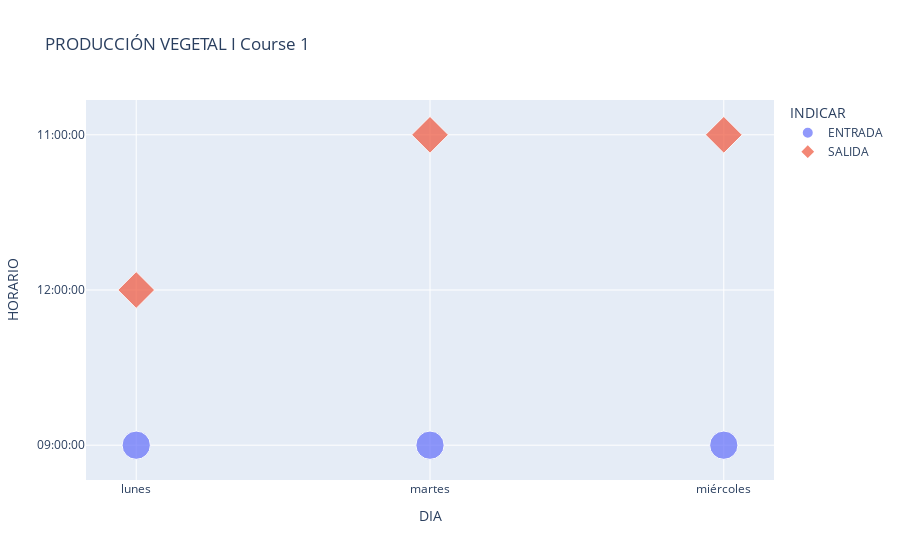
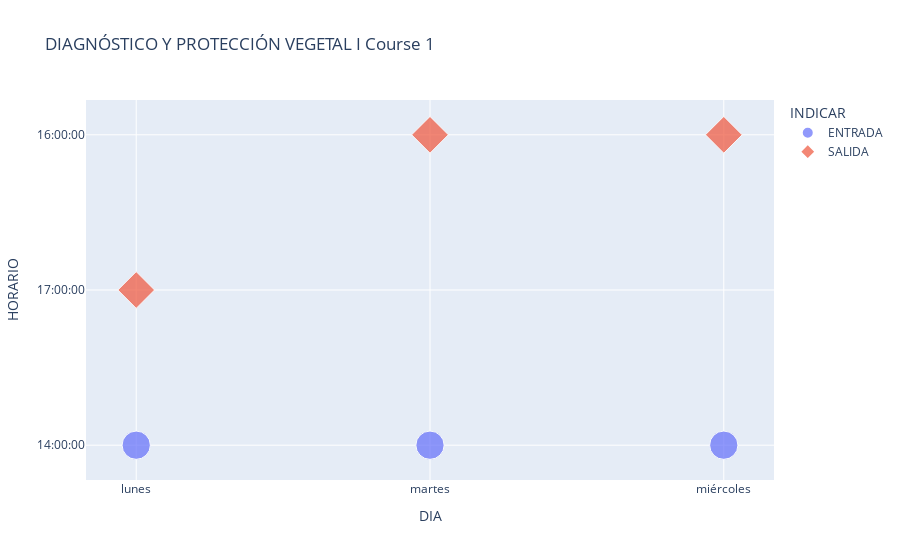
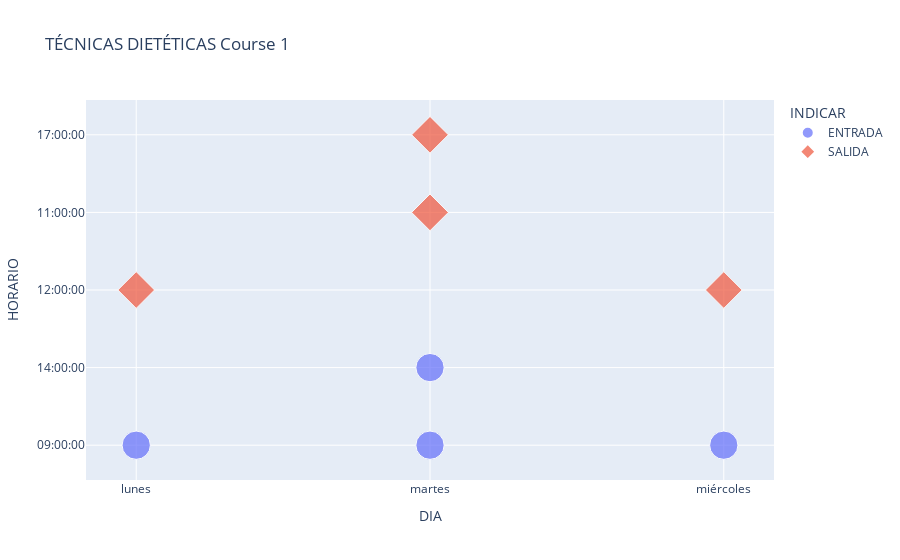
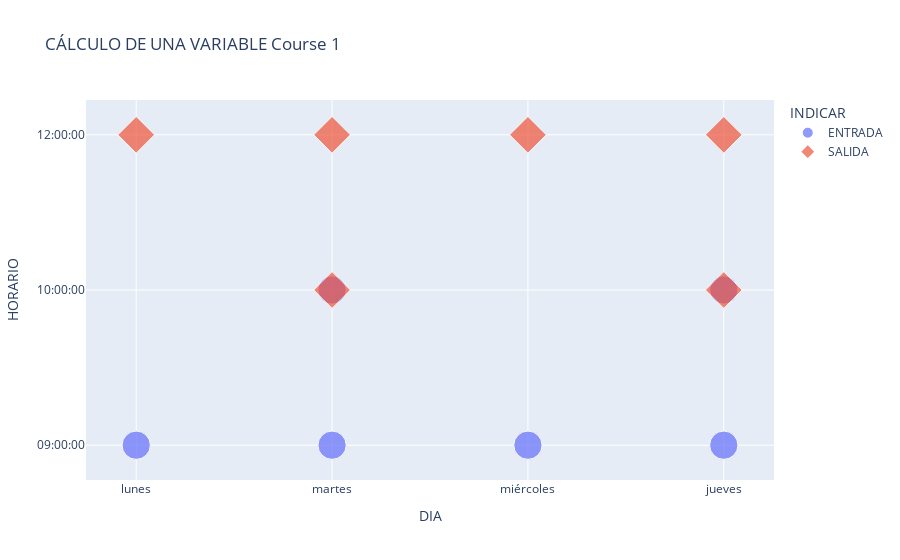

Notebook code for these charts, in order:
### Code cell
import plotly.express as px
materias = list(df_H_p.NOMBRE.unique())
for mate in materias:
    df = df_Horario[df_Horario.NOMBRE == mate]
    l_course = df.COURSE.unique()
    if 1 in l_course:
        df1 = df[df['COURSE']==1]
        fig = px.scatter(df1, x="DIA", y="HORARIO",color='INDICAR',symbol='INDICAR',size='size',hover_data=['PARALELO','CLASE'],title=f'{mate} Course 1')
        fig.show()
    if 2 in l_course:
        df2 = df[df['COURSE']==2]
        fig = px.scatter(df2, x="DIA", y="HORARIO",color='INDICAR',symbol='INDICAR',size='size',hover_data=['PARALELO','CLASE'] ,title=f'{mate} Course 2')
        fig.show()
    if 3 in l_course:
        df3 = df[df['COURSE']==3]
        fig = px.scatter(df3, x="DIA", y="HORARIO",color='INDICAR',symbol='INDICAR',size='size',hover_data=['PARALELO','CLASE'] ,title=f'{mate} Course 3')
        fig.show()
    if 4 in l_course:
        df4 = df[df['COURSE']==4]
        fig = px.scatter(df4, x="DIA", y="HORARIO",color='INDICAR',symbol='INDICAR',size='size',hover_data=['PARALELO','CLASE'] ,title=f'{mate} Course 4')
        fig.show()
    if 5 in l_course:
        df5 = df[df['COURSE']==5]
        fig = px.scatter(df5, x="DIA", y="HORARIO",color='INDICAR',symbol='INDICAR',size='size',hover_data=['PARALELO','CLASE'] ,title=f'{mate} Course 5')
        fig.show()

### Figure 1 — Plotly figure (JSON) as saved in the notebook; plotly's stock layout.template omitted (floating-point values rounded to 4 significant figures)
{"data": [{"customdata": [[1, "Teórico"], [100, "Práctico"], [1, "Teórico"]], "hovertemplate": "INDICAR=ENTRADA<br>DIA=%{x}<br>HORARIO=%{y}<br>size=%{marker.size}<br>PARALELO=%{customdata[0]}<br>CLASE=%{customdata[1]}<extra></extra>", "legendgroup": "ENTRADA", "marker": {"color": "#636efa", "size": [10, 10, 10], "sizemode": "area", "sizeref": 0.025, "symbol": "circle"}, "mode": "markers", "name": "ENTRADA", "orientation": "v", "showlegend": true, "type": "scatter", "x": ["lunes", "martes", "miércoles"], "xaxis": "x", "y": ["09:00:00", "09:00:00", "09:00:00"], "yaxis": "y"}, {"customdata": [[1, "Teórico"], [100, "Práctico"], [1, "Teórico"]], "hovertemplate": "INDICAR=SALIDA<br>DIA=%{x}<br>HORARIO=%{y}<br>size=%{marker.size}<br>PARALELO=%{customdata[0]}<br>CLASE=%{customdata[1]}<extra></extra>", "legendgroup": "SALIDA", "marker": {"color": "#EF553B", "size": [10, 10, 10], "sizemode": "area", "sizeref": 0.025, "symbol": "diamond"}, "mode": "markers", "name": "SALIDA", "orientation": "v", "showlegend": true, "type": "scatter", "x": ["lunes", "martes", "miércoles"], "xaxis": "x", "y": ["12:00:00", "11:00:00", "11:00:00"], "yaxis": "y"}], "layout": {"legend": {"itemsizing": "constant", "title": {"text": "INDICAR"}, "tracegroupgap": 0}, "title": {"text": "PRODUCCIÓN VEGETAL I Course 1"}, "xaxis": {"anchor": "y", "domain": [0, 1], "title": {"text": "DIA"}}, "yaxis": {"anchor": "x", "domain": [0, 1], "title": {"text": "HORARIO"}}}}

### Figure 2 — Plotly figure (JSON) as saved in the notebook; plotly's stock layout.template omitted (floating-point values rounded to 4 significant figures)
{"data": [{"customdata": [[1, "Teórico"], [100, "Práctico"], [1, "Teórico"]], "hovertemplate": "INDICAR=ENTRADA<br>DIA=%{x}<br>HORARIO=%{y}<br>size=%{marker.size}<br>PARALELO=%{customdata[0]}<br>CLASE=%{customdata[1]}<extra></extra>", "legendgroup": "ENTRADA", "marker": {"color": "#636efa", "size": [10, 10, 10], "sizemode": "area", "sizeref": 0.025, "symbol": "circle"}, "mode": "markers", "name": "ENTRADA", "orientation": "v", "showlegend": true, "type": "scatter", "x": ["lunes", "martes", "miércoles"], "xaxis": "x", "y": ["14:00:00", "14:00:00", "14:00:00"], "yaxis": "y"}, {"customdata": [[1, "Teórico"], [100, "Práctico"], [1, "Teórico"]], "hovertemplate": "INDICAR=SALIDA<br>DIA=%{x}<br>HORARIO=%{y}<br>size=%{marker.size}<br>PARALELO=%{customdata[0]}<br>CLASE=%{customdata[1]}<extra></extra>", "legendgroup": "SALIDA", "marker": {"color": "#EF553B", "size": [10, 10, 10], "sizemode": "area", "sizeref": 0.025, "symbol": "diamond"}, "mode": "markers", "name": "SALIDA", "orientation": "v", "showlegend": true, "type": "scatter", "x": ["lunes", "martes", "miércoles"], "xaxis": "x", "y": ["17:00:00", "16:00:00", "16:00:00"], "yaxis": "y"}], "layout": {"legend": {"itemsizing": "constant", "title": {"text": "INDICAR"}, "tracegroupgap": 0}, "title": {"text": "DIAGNÓSTICO Y PROTECCIÓN VEGETAL I Course 1"}, "xaxis": {"anchor": "y", "domain": [0, 1], "title": {"text": "DIA"}}, "yaxis": {"anchor": "x", "domain": [0, 1], "title": {"text": "HORARIO"}}}}

### Figure 3 — Plotly figure (JSON) as saved in the notebook; plotly's stock layout.template omitted (floating-point values rounded to 4 significant figures)
{"data": [{"customdata": [[1, "Teórico"], [100, "Práctico"], [101, "Práctico"], [1, "Teórico"]], "hovertemplate": "INDICAR=ENTRADA<br>DIA=%{x}<br>HORARIO=%{y}<br>size=%{marker.size}<br>PARALELO=%{customdata[0]}<br>CLASE=%{customdata[1]}<extra></extra>", "legendgroup": "ENTRADA", "marker": {"color": "#636efa", "size": [10, 10, 10, 10], "sizemode": "area", "sizeref": 0.025, "symbol": "circle"}, "mode": "markers", "name": "ENTRADA", "orientation": "v", "showlegend": true, "type": "scatter", "x": ["lunes", "martes", "martes", "miércoles"], "xaxis": "x", "y": ["09:00:00", "09:00:00", "14:00:00", "09:00:00"], "yaxis": "y"}, {"customdata": [[1, "Teórico"], [100, "Práctico"], [101, "Práctico"], [1, "Teórico"]], "hovertemplate": "INDICAR=SALIDA<br>DIA=%{x}<br>HORARIO=%{y}<br>size=%{marker.size}<br>PARALELO=%{customdata[0]}<br>CLASE=%{customdata[1]}<extra></extra>", "legendgroup": "SALIDA", "marker": {"color": "#EF553B", "size": [10, 10, 10, 10], "sizemode": "area", "sizeref": 0.025, "symbol": "diamond"}, "mode": "markers", "name": "SALIDA", "orientation": "v", "showlegend": true, "type": "scatter", "x": ["lunes", "martes", "martes", "miércoles"], "xaxis": "x", "y": ["12:00:00", "11:00:00", "17:00:00", "12:00:00"], "yaxis": "y"}], "layout": {"legend": {"itemsizing": "constant", "title": {"text": "INDICAR"}, "tracegroupgap": 0}, "title": {"text": "TÉCNICAS DIETÉTICAS Course 1"}, "xaxis": {"anchor": "y", "domain": [0, 1], "title": {"text": "DIA"}}, "yaxis": {"anchor": "x", "domain": [0, 1], "title": {"text": "HORARIO"}}}}

### Figure 4 — Plotly figure (JSON) as saved in the notebook; plotly's stock layout.template omitted (floating-point values rounded to 4 significant figures)
{"data": [{"customdata": [[1, "Teórico"], [1, "Teórico"], [101, "Práctico"], [1, "Teórico"], [1, "Teórico"], [101, "Práctico"]], "hovertemplate": "INDICAR=ENTRADA<br>DIA=%{x}<br>HORARIO=%{y}<br>size=%{marker.size}<br>PARALELO=%{customdata[0]}<br>CLASE=%{customdata[1]}<extra></extra>", "legendgroup": "ENTRADA", "marker": {"color": "#636efa", "size": [10, 10, 10, 10, 10, 10], "sizemode": "area", "sizeref": 0.025, "symbol": "circle"}, "mode": "markers", "name": "ENTRADA", "orientation": "v", "showlegend": true, "type": "scatter", "x": ["lunes", "martes", "martes", "miércoles", "jueves", "jueves"], "xaxis": "x", "y": ["09:00:00", "09:00:00", "10:00:00", "09:00:00", "09:00:00", "10:00:00"], "yaxis": "y"}, {"customdata": [[1, "Teórico"], [1, "Teórico"], [101, "Práctico"], [1, "Teórico"], [1, "Teórico"], [101, "Práctico"]], "hovertemplate": "INDICAR=SALIDA<br>DIA=%{x}<br>HORARIO=%{y}<br>size=%{marker.size}<br>PARALELO=%{customdata[0]}<br>CLASE=%{customdata[1]}<extra></extra>", "legendgroup": "SALIDA", "marker": {"color": "#EF553B", "size": [10, 10, 10, 10, 10, 10], "sizemode": "area", "sizeref": 0.025, "symbol": "diamond"}, "mode": "markers", "name": "SALIDA", "orientation": "v", "showlegend": true, "type": "scatter", "x": ["lunes", "martes", "martes", "miércoles", "jueves", "jueves"], "xaxis": "x", "y": ["12:00:00", "10:00:00", "12:00:00", "12:00:00", "10:00:00", "12:00:00"], "yaxis": "y"}], "layout": {"legend": {"itemsizing": "constant", "title": {"text": "INDICAR"}, "tracegroupgap": 0}, "title": {"text": "CÁLCULO DE UNA VARIABLE Course 1"}, "xaxis": {"anchor": "y", "domain": [0, 1], "title": {"text": "DIA"}}, "yaxis": {"anchor": "x", "domain": [0, 1], "title": {"text": "HORARIO"}}}}
